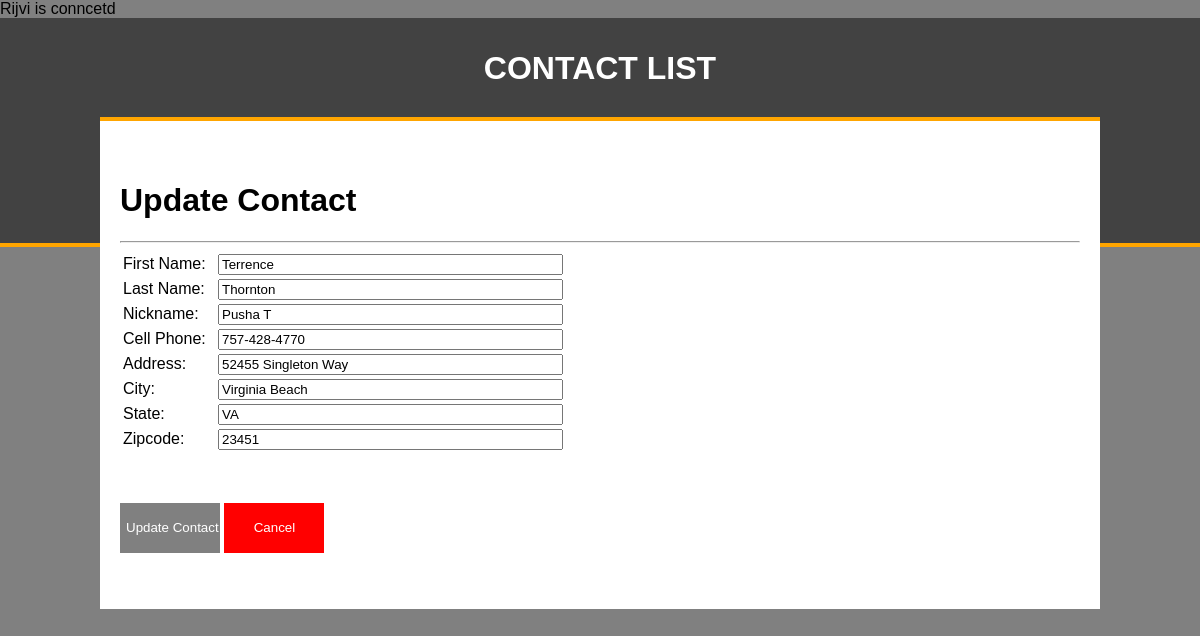
The page /update_contact.php?id=30 on the database its author committed.
### tables this page shows
CREATE TABLE IF NOT EXISTS `contacts` (
  `contact_id` int(11) NOT NULL AUTO_INCREMENT,
  `contact_fname` varchar(100) NOT NULL,
  `contact_lname` varchar(100) NOT NULL,
  `contact_nickname` varchar(100) NOT NULL,
  `contact_cphone` varchar(50) NOT NULL,
  `contact_hphone` varchar(50) NOT NULL,
  `contact_wphone` varchar(50) NOT NULL,
  `contact_address` varchar(100) NOT NULL,
  `contact_city` varchar(50) NOT NULL,
  `contact_state` varchar(50) NOT NULL,
  `contact_zipcode` varchar(50) NOT NULL,
  `contact_profile` varchar(255) NOT NULL,
  `contact_notes` longblob NOT NULL,
  `contact_status` enum('0','1') NOT NULL DEFAULT '1',
  PRIMARY KEY (`contact_id`)
);

### update_contact.php (the view, shortened to what this page needs)
<?php
	require_once"connection.php";
	if (isset($_GET['id'])) {
		$id = $_GET['id'];
		$get_contact = "select * from contacts where contact_id = '$id'";
		$sql_get_contact = $conn->query($get_contact);
		$row = mysqli_fetch_array($sql_get_contact);
	}
 ?>
<!DOCTYPE html>
<html>
<head>
	<?php include"includes/head.inc"; ?>
</head>
<body>
	<div class="wrapper">
		<div class="header">
			<div class="headerContent"><h1>CONTACT LIST</h1></div>
		</div>
		<div class="content">
		<div><h1>Update Contact</h1></div>
			<hr>
			<div class="contact">
				<div class="contact_insert">
					<form action="update_contact.php?id=<?php echo $row["contact_id"]; ?>" method="post" enctype="multipart/form-data">
						<table style="float:left" width="50%">
							<tr>
								<td>First Name:</td>
								<td><input type="text" name="fname" value="<?php echo $row['contact_fname'] ?>"  size="40%"></td>
							</tr>
							<tr>
								<td>Last Name:</td>
								<td><input type="text" name="lname" value="<?php echo $row['contact_lname'] ?>" size="40%"></td>
							</tr>
							<tr>
								<td>Nickname:</td>
								<td><input type="text" name="nickname" value="<?php echo $row['contact_nickname'] ?>" size="40%"></td>
							</tr>
							<tr>
								<td>Cell Phone:</td>
								<td><input type="text" name="cphone" value="<?php echo $row['contact_cphone'] ?>" size="40%"></td>
							</tr>
							<tr>
								<td>Address:</td>
								<td><input type="text" name="address" value="<?php echo $row['contact_address'] ?>" size="40%"></td>
							</tr>
							<tr>
								<td>City:</td>
								<td><input type="text" name="city" value="<?php echo $row['contact_city'] ?>" size="40%"></td>
							</tr>
							<tr>
								<td>State:</td>
								<td><input type="text" name="state" value="<?php echo $row['contact_state'] ?>" size="40%"></td>
							</tr>
							<tr>
								<td>Zipcode:</td>
								<td><input type="text" name="zipcode" value="<?php echo $row['contact_zipcode'] ?>" size="40%"></td>
							</tr>
						</table>
						<input class="insert_contact_button" type="submit" name="submit" value="Update Contact">
						<a href="index.php"><input class="cancel_contact_button" type="button" value="Cancel"></a>
					</form>
				</div>
			</div>
		</div>
</body>
</html>

### css/styles.css (style rules this page uses)
body { font-family:helvetica, arial, sans-serif; padding:0; margin:0; background-color:grey; }
.header { width:100%; border-bottom:4px solid orange; height: 225px; background-color:#424242; }
.header .headerContent { width:80%; margin:0 auto; line-height:100px; }
.header .headerContent h1 { margin:0; text-align: center; color:#ffffff; font-weight: bold; }
.wrapper { width:100%; }
.content { width:80%; margin:-130px auto 0 auto; background-color:#ffffff; border-top:4px solid orange; padding:40px 20px; }
.contact { width:100%; }
.insert_contact_button { width: 100px; height: 50px; background-color:grey; color:#ffffff; border:none; margin-top:50px; }
.cancel_contact_button { width: 100px; height: 50px; background-color:red; color:#ffffff; border:none; margin-top:50px; }

### rows shown on the page
contacts: fname "Terrence", lname "Thornton", nickname "Pusha T", cphone "757-428-4770", address "52455 Singleton Way", city "Virginia Beach", state "VA", zipcode "23451"
